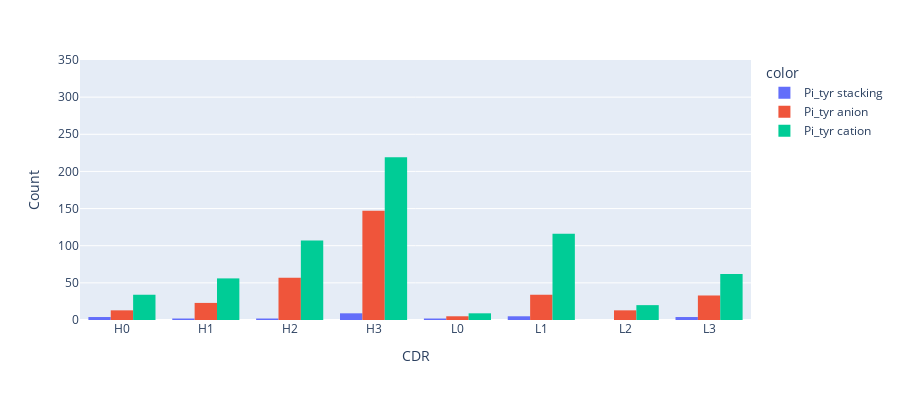

Source (notebook cell):
### Markdown cell above
### origin_of_tyrs_in_ring_interactions

### Code cell
fig_ring = px.histogram(df_tyr, x="x", y="y",
             color='color', barmode='group',
             height=400)
fig_ring.update_xaxes(title = "CDR")
fig_ring.update_yaxes(title = "Count", range=[0, 350])

### Figure 1 — Plotly figure (JSON) as saved in the notebook; plotly's stock layout.template omitted (floating-point values rounded to 4 significant figures)
{"data": [{"alignmentgroup": "True", "bingroup": "x", "histfunc": "sum", "hovertemplate": "color=Pi_tyr stacking<br>x=%{x}<br>sum of y=%{y}<extra></extra>", "legendgroup": "Pi_tyr stacking", "marker": {"color": "#636efa", "pattern": {"shape": ""}}, "name": "Pi_tyr stacking", "offsetgroup": "Pi_tyr stacking", "orientation": "v", "showlegend": true, "type": "histogram", "x": ["H0", "H1", "H2", "H3", "L0", "L1", "L2", "L3"], "xaxis": "x", "y": [4, 2, 2, 9, 2, 5, 0, 4], "yaxis": "y"}, {"alignmentgroup": "True", "bingroup": "x", "histfunc": "sum", "hovertemplate": "color=Pi_tyr anion<br>x=%{x}<br>sum of y=%{y}<extra></extra>", "legendgroup": "Pi_tyr anion", "marker": {"color": "#EF553B", "pattern": {"shape": ""}}, "name": "Pi_tyr anion", "offsetgroup": "Pi_tyr anion", "orientation": "v", "showlegend": true, "type": "histogram", "x": ["H0", "H1", "H2", "H3", "L0", "L1", "L2", "L3"], "xaxis": "x", "y": [13, 23, 57, 147, 5, 34, 13, 33], "yaxis": "y"}, {"alignmentgroup": "True", "bingroup": "x", "histfunc": "sum", "hovertemplate": "color=Pi_tyr cation<br>x=%{x}<br>sum of y=%{y}<extra></extra>", "legendgroup": "Pi_tyr cation", "marker": {"color": "#00cc96", "pattern": {"shape": ""}}, "name": "Pi_tyr cation", "offsetgroup": "Pi_tyr cation", "orientation": "v", "showlegend": true, "type": "histogram", "x": ["H0", "H1", "H2", "H3", "L0", "L1", "L2", "L3"], "xaxis": "x", "y": [34, 56, 107, 219, 9, 116, 20, 62], "yaxis": "y"}], "layout": {"barmode": "group", "height": 400, "legend": {"title": {"text": "color"}, "tracegroupgap": 0}, "margin": {"t": 60}, "xaxis": {"anchor": "y", "domain": [0, 1], "title": {"text": "CDR"}}, "yaxis": {"anchor": "x", "domain": [0, 1], "range": [0, 350], "title": {"text": "Count"}}}}
